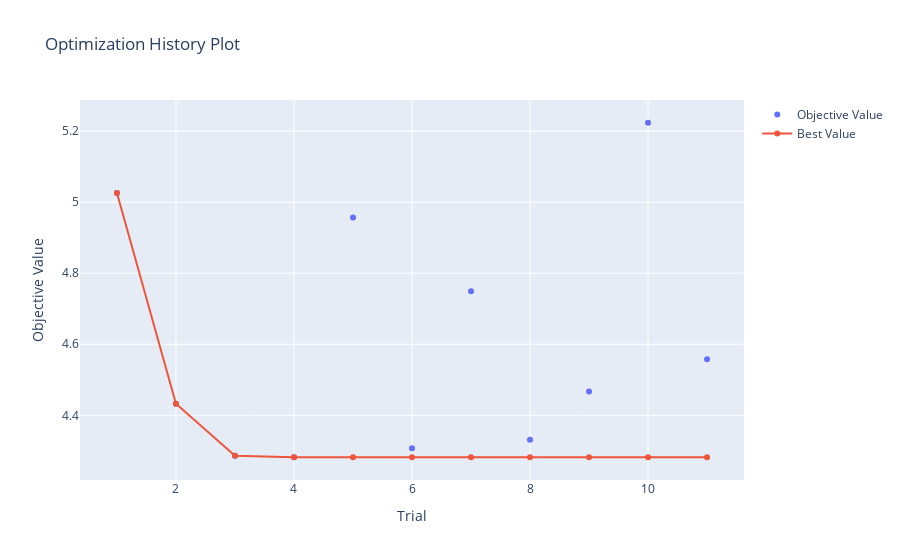

Write notebook code for a chart like this one.
### Markdown cell above
## visualization

### Code cell
# 시각화
optuna.visualization.plot_optimization_history(CBR_study)

### Figure 1 — Plotly figure (JSON) as saved in the notebook; plotly's stock layout.template omitted (floating-point values rounded to 4 significant figures)
{"data": [{"mode": "markers", "name": "Objective Value", "type": "scatter", "x": [1, 2, 3, 4, 5, 6, 7, 8, 9, 10, 11], "y": [5.026, 4.432, 4.286, 4.282, 4.957, 4.307, 4.749, 4.331, 4.467, 5.224, 4.558]}, {"name": "Best Value", "type": "scatter", "x": [1, 2, 3, 4, 5, 6, 7, 8, 9, 10, 11], "y": [5.026, 4.432, 4.286, 4.282, 4.282, 4.282, 4.282, 4.282, 4.282, 4.282, 4.282]}], "layout": {"title": {"text": "Optimization History Plot"}, "xaxis": {"title": {"text": "Trial"}}, "yaxis": {"title": {"text": "Objective Value"}}}}
